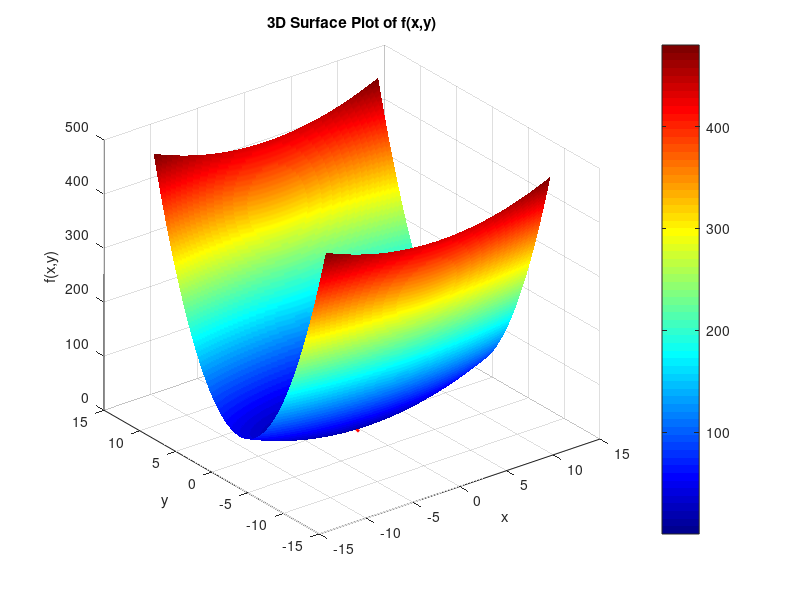
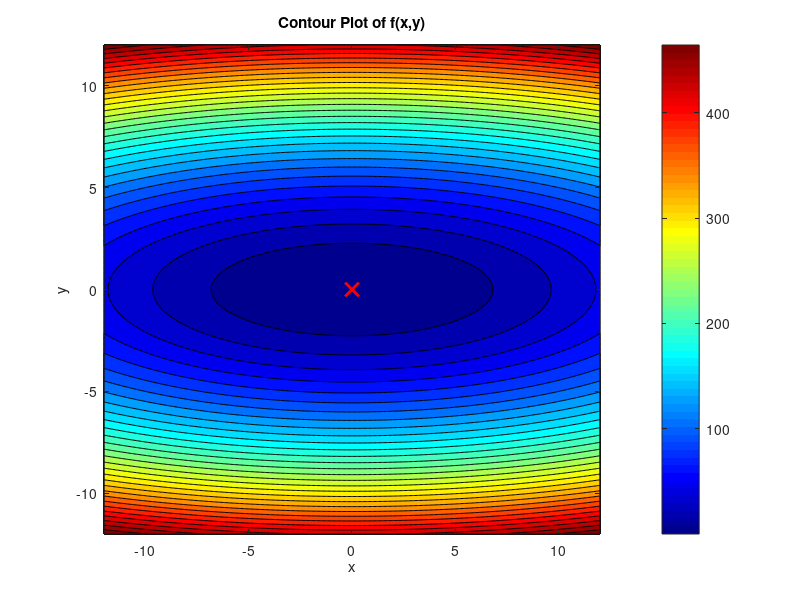

Recreate these plots in MATLAB, in order.
[x, y] = meshgrid(linspace(-12, 12, 400), linspace(-12, 12, 400));
f = (1/3) * x.^2 + 3 * y.^2;

x_min = 0;
y_min = 0;
f_min = 0;

% --- 3D Surface Plot ---
figure;
surf(x, y, f);
shading interp;
colormap jet;
colorbar;
hold on;
plot3(x_min, y_min, f_min, 'rx', 'MarkerSize', 10, 'LineWidth', 2);
title('3D Surface Plot of f(x,y)');
xlabel('x'); ylabel('y'); zlabel('f(x,y)');

% --- Contour Plot ---
figure;
contourf(x, y, f, 30);
colormap jet;
colorbar;
hold on;
plot(x_min, y_min, 'rx', 'MarkerSize', 10, 'LineWidth', 2);
title('Contour Plot of f(x,y)');
xlabel('x'); ylabel('y');
